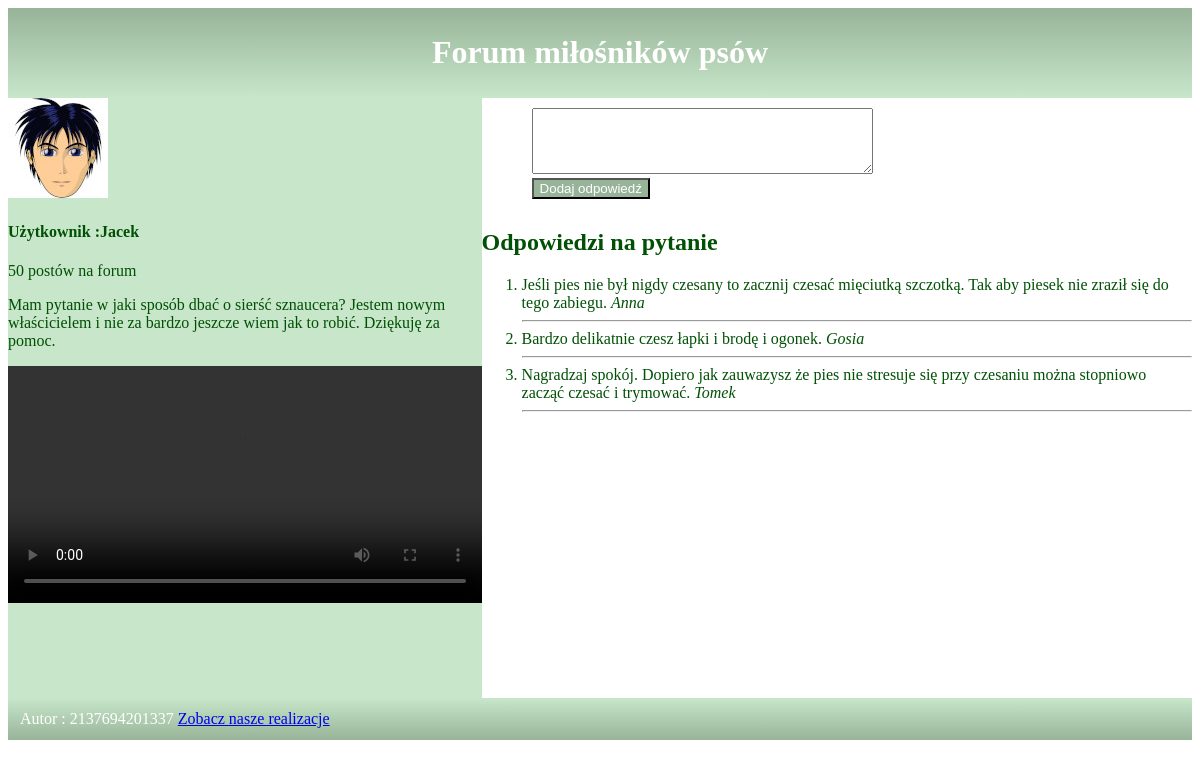
The page /psy/index.php on the database its author committed.
### tables this page shows
CREATE TABLE `pytania` (
  `id` int(10) UNSIGNED NOT NULL,
  `konta_id` int(10) UNSIGNED NOT NULL,
  `pytanie` text DEFAULT NULL
);

CREATE TABLE `konta` (
  `id` int(10) UNSIGNED NOT NULL,
  `nick` varchar(10) DEFAULT NULL,
  `email` text DEFAULT NULL,
  `rejestracja` year(4) DEFAULT NULL,
  `postow` int UNSIGNED DEFAULT NULL
);

CREATE TABLE `odpowiedzi` (
  `id` int(10) UNSIGNED NOT NULL,
  `Pytania_id` int(10) UNSIGNED NOT NULL,
  `konta_id` int(10) UNSIGNED NOT NULL,
  `odpowiedz` text DEFAULT NULL
);

### psy/index.php (the view, shortened to what this page needs)
<!DOCTYPE html>
<html lang="pl">
<head>
    <link rel="stylesheet" href="styl.css">
</head>
<body>
    <?php include 'config.php' ?>
    <header>
        <h1>Forum miłośników psów</h1>
    </header>
    <main>
    <section id="lewy">
        <img src="Avaatar.jpg" alt="Użytkownik forum">
        <?php
            $sql="select nick, postow, pytanie from konta inner join pytania on pytania.konta_id=konta.id where pytania.id =1;";
            $result=$link->query($sql);
            while($row=$result->fetch_assoc())
            {
                $nick=$row['nick'];
                $postow=$row['postow'];
                $pytanie=$row['pytanie'];
                echo "<h4>Użytkownik :$nick</h4>";
                echo"<p>$postow postów na forum</p>";
                echo"<p>$pytanie</p>";
            }
        ?>
        <video src="video.mp4" controls loop></video>
    </section>
    <section id="prawy">
        <form action="index.php" method="POST">
            <textarea name="odpowiedz" cols="40" rows="4"></textarea><br>
            <input type="submit" value="Dodaj odpowiedź">
        </form>
        <h2>Odpowiedzi na pytanie</h2>
        <ol>
            <?php
                $sql="select odpowiedzi.id, odpowiedz, nick from konta inner join odpowiedzi on odpowiedzi.konta_id=konta.id where pytania_id=1;";
                $result=$link->query($sql);
                while($row=$result->fetch_assoc()){
                    $odpowiedz=$row['odpowiedz'];
                    $nick=$row['nick'];
                    echo"<li>$odpowiedz <em>$nick</em></li><hr>";
                }
            ?>
        </ol>
    </section>
    </main>
    <footer>
        Autor : 2137694201337 <a href="http://mojestrony.pl/" target="_blank" rel="noopener noreferrer"> Zobacz nasze realizacje</a>
    </footer>
</body>
</html>

### psy/styl.css (style rules this page uses)
body { font-family: Garamond, serif; }
header { background: linear-gradient(#97b498, #c8e6c9); color: white; text-align: center; padding: 5px; }
main { display: flex; }
#lewy { background-color: #c8e6c9; color: #005005; width: 40%; height: 600px; }
#prawy { color: #005005; width: 60%; height: 600px; overflow: scroll; }
footer { background: linear-gradient( #c8e6c9,#97b498); color: white; padding: 12px; }
video { width: 100%; }
form { padding: 10px 50px; }
input[type='submit'] { background-color: #97b498; color: white; }

### rows shown on the page
pytania: konta.nick "Jacek", konta.postow "50", pytanie "Mam pytanie w jaki sposób dbać o sierść sznaucera? Jestem nowym właścicielem i nie za bardzo jeszcze wiem jak to robić. Dziękuję za pomoc."
odpowiedzi: odpowiedz "Jeśli pies nie był nigdy czesany to zacznij czesać mięciutką szczotką. Tak aby piesek nie zraził się do tego zabiegu.", konta.nick "Anna"
odpowiedzi: odpowiedz "Bardzo delikatnie czesz łapki i brodę i ogonek.", konta.nick "Gosia"
odpowiedzi: odpowiedz "Nagradzaj spokój. Dopiero jak zauwazysz że pies nie stresuje się przy czesaniu można stopniowo zacząć czesać i trymować.", konta.nick "Tomek"
